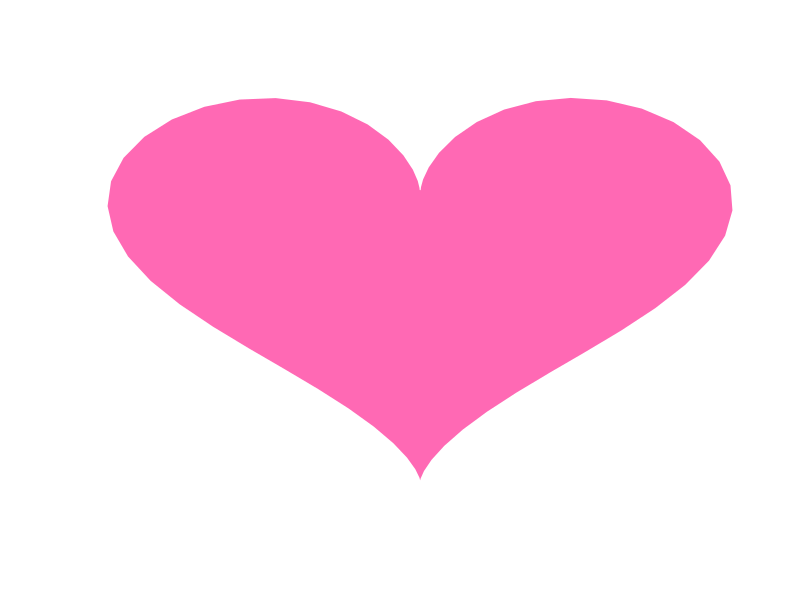

Recreate this plot in R.
# Heart shaped to one's content
# Goal: Build code to draw a heart shape according to one's wishes :)
# Basic plot adapted from: https://stackoverflow.com/questions/8082429/plot-a-heart-in-r by commenter 42-

# Blank plot
plot.new()

# Set up t values
dat <- data.frame(t=seq(0, 2*pi, by=0.1)) 

# Function to generate X and Y values to draw a heart
xhrt <- function(t) 16*sin(t)^3
yhrt <- function(t) 13*cos(t)-5*cos(2*t)-2*cos(3*t)-cos(4*t)

# Calculate X and Y for each t
dat$y=yhrt(dat$t)
dat$x=xhrt(dat$t)

with(dat, plot(x,y, type="l", col="white", axes=F, xlab=NA, ylab=NA))
with(dat, polygon(x,y, border="white", col="hotpink"))   

# Script end #